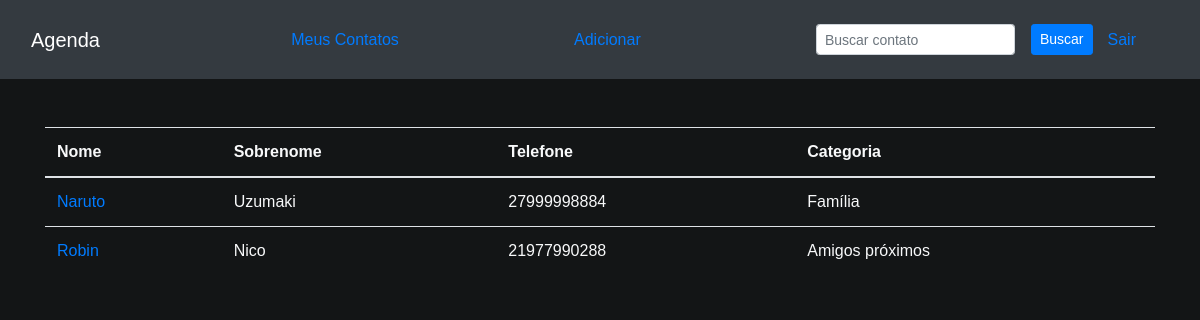
Screenshot of / (signed in) with the database file from the repository.
### homepage/models.py (models this page shows, shortened)
class Contato(models.Model):
    user = models.ForeignKey(User, models.DO_NOTHING, name='User')
    nome = models.CharField(max_length=150, name='Nome')
    sobrenome = models.CharField(max_length=150, blank=True, name='Sobrenome')
    telefone = models.CharField(
        max_length=11, validators=[
            validators.RegexValidator('^[1-9]{2}?:\d{8}|\d{9}$')
        ],
        name='Telefone'
    )
    email = models.EmailField(
        validators=[validators.validate_email], name='Email'
    )
    data_de_criacao = models.DateTimeField(
        default=timezone.now, name='Data_de_criação'
    )
    descricao = models.TextField(blank=True, name='Descrição')
    categoria = models.ForeignKey(
        Categoria, models.DO_NOTHING, name='Categoria'
    )
    foto = models.ImageField(
        upload_to='img/%Y/%m/%d', blank=True, validators=[
            validators.FileExtensionValidator(['png', 'jpg', 'webp', 'jpeg'])
        ]
    )

class Categoria(models.Model):
    categoria = models.CharField(max_length=20, unique=True)
    def __str__(self):
        return self.categoria

### homepage/views.py (the view)
# urls.py: path('', include('homepage.urls')),
@login_required(redirect_field_name='login')
def homepage(request):
    contacts = Contato.objects.order_by('Nome').filter(User=request.user)
    paginator = Paginator(contacts, 10)
    num_page = request.GET.get('page')
    page = paginator.get_page(num_page)
    return render(request, 'homepage.html', {'contacts': page})

### homepage/templates/homepage.html (shortened to what this page needs)
{% extends 'base.html' %}
{% block content %}
<div class="container mt-5">
  <div class="row">
    <div class="col-lg-12">
      <table class="table text-light">
        <thead>
          <tr>
            <th>Nome</th>
            <th>Sobrenome</th>
            <th>Telefone</th>
            <th>Categoria</th>
          </tr>
        </thead>
        <tbody>
          {% for contact in contacts %}
              <tr>
                  <td>
                    <a href="{% url 'a_contact' contact.Nome contact.id %}"> {{contact.Nome}}</a>
                  </td>
                  <td>{{contact.Sobrenome}}</td>
                  <td>{{contact.Telefone}}</td>
                  <td>{{contact.Categoria}}</td>
              </tr>
          {% endfor %}
        </tbody>
      </table>
    </div>
  </div>
</div>
{% endblock content %}

### templates/static/login/css/login.css (style rules this page uses)
body { background-color: #333; color: #fff; }

### templates/static/cadaster/css/cad.css (style rules this page uses)
body { background-color: #333; color: #fff; font-family: Arial, sans-serif; }

### rows the page displays
Contato: Nome "Naruto", Sobrenome "Uzumaki", Telefone "27999998884", Categoria "Família"
Contato: Nome "Robin", Sobrenome "Nico", Telefone "21977990288", Categoria "Amigos próximos"
